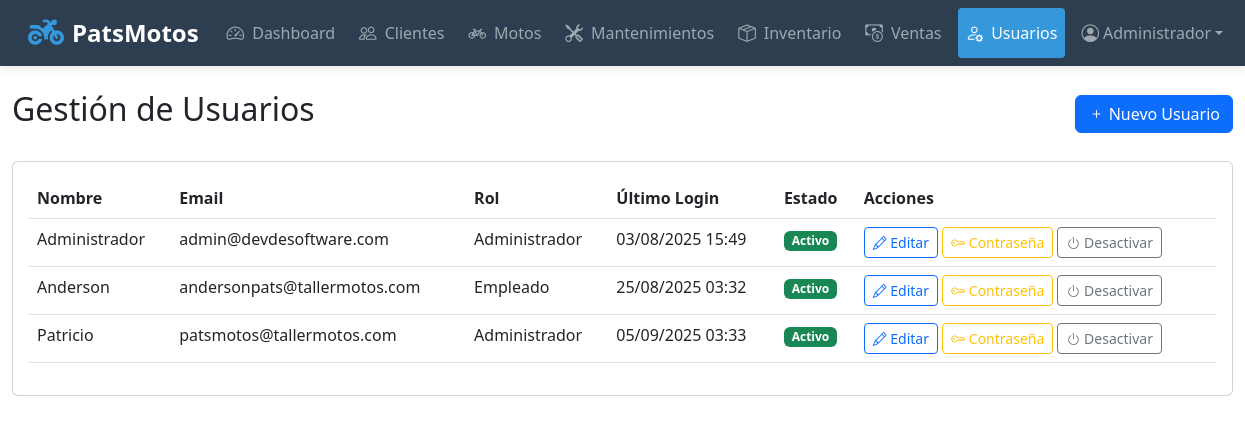
The page /usuarios.php (signed in) on the database its author committed.
### tables this page shows
CREATE TABLE `usuarios` (
  `id` int(11) NOT NULL,
  `nombre` varchar(100) NOT NULL,
  `email` varchar(100) NOT NULL,
  `password` varchar(255) NOT NULL,
  `rol` enum('administrador','empleado') NOT NULL,
  `fecha_registro` timestamp NULL DEFAULT current_timestamp(),
  `ultimo_login` timestamp NULL DEFAULT NULL,
  `activo` tinyint(1) DEFAULT 1
);

### usuarios.php (the view, shortened to what this page needs)
<?php
require_once 'config.php';
$stmt = $conn->query("SELECT id, nombre, email, rol, activo, ultimo_login FROM usuarios ORDER BY nombre");
$usuarios = $stmt->fetchAll(PDO::FETCH_ASSOC);
?>
<!DOCTYPE html>
<html lang="es">
<head>
    <link href="https://cdn.jsdelivr.net/npm/bootstrap@5.3.0/dist/css/bootstrap.min.css" rel="stylesheet">
    <link href="https://cdn.jsdelivr.net/npm/bootstrap-icons@1.10.0/font/bootstrap-icons.css" rel="stylesheet">
    <link href="https://cdnjs.cloudflare.com/ajax/libs/font-awesome/6.5.0/css/all.min.css" rel="stylesheet">
</head>
<body>
    <?php include 'navbar.php'; ?>
    <div class="container-fluid mt-4">
        <div class="d-flex justify-content-between align-items-center mb-4">
            <h2>Gestión de Usuarios</h2>
            <a href="register.php" class="btn btn-primary">
                <i class="bi bi-plus"></i> Nuevo Usuario
            </a>
        </div>
        <div class="card mb-4">
            <div class="card-body">
                <div class="table-responsive">
                    <table class="table table-hover">
                        <thead>
                            <tr>
                                <th>Nombre</th>
                                <th>Email</th>
                                <th>Rol</th>
                                <th>Último Login</th>
                                <th>Estado</th>
                                <th>Acciones</th>
                            </tr>
                        </thead>
                        <tbody>
                            <?php foreach ($usuarios as $usuario): ?>
                                <tr>
                                    <td><?php echo htmlspecialchars($usuario['nombre']); ?></td>
                                    <td><?php echo htmlspecialchars($usuario['email']); ?></td>
                                    <td><?php echo ucfirst($usuario['rol']); ?></td>
                                    <td>
                                        <?php if ($usuario['ultimo_login']): ?>
                                            <?php echo date('d/m/Y H:i', strtotime($usuario['ultimo_login'])); ?>
                                        <?php else: ?>
                                            <span class="text-muted">Nunca</span>
                                        <?php endif; ?>
                                    </td>
                                    <td>
                                        <span class="badge <?php echo $usuario['activo'] ? 'bg-success' : 'bg-secondary'; ?>">
                                            <?php echo $usuario['activo'] ? 'Activo' : 'Inactivo'; ?>
                                        </span>
                                    </td>
                                    <td>
                                        <button class="btn btn-sm btn-outline-primary" data-bs-toggle="modal" data-bs-target="#editarUsuarioModal"
                                                data-id="<?php echo $usuario['id']; ?>"
                                                data-nombre="<?php echo htmlspecialchars($usuario['nombre']); ?>"
                                                data-email="<?php echo htmlspecialchars($usuario['email']); ?>"
                                                data-rol="<?php echo $usuario['rol']; ?>"
                                                data-activo="<?php echo $usuario['activo']; ?>">
                                            <i class="bi bi-pencil"></i> Editar
                                        </button>
                                        <button class="btn btn-sm btn-outline-warning" data-bs-toggle="modal" data-bs-target="#cambiarPasswordModal"
                                                data-id="<?php echo $usuario['id']; ?>">
                                            <i class="bi bi-key"></i> Contraseña
                                        </button>
                                        <a href="usuarios.php?toggle_status=<?php echo $usuario['id']; ?>" class="btn btn-sm <?php echo $usuario['activo'] ? 'btn-outline-secondary' : 'btn-outline-success'; ?>">
                                            <i class="bi bi-power"></i> <?php echo $usuario['activo'] ? 'Desactivar' : 'Activar'; ?>
                                        </a>
                                    </td>
                                </tr>
                            <?php endforeach; ?>
                        </tbody>
                    </table>
                </div>
            </div>
        </div>
    </div>
</body>
</html>

### navbar.php (style rules this page uses)
:root { --navbar-bg: #2c3e50; --navbar-hover: #34495e; --primary-accent: #3498db; --badge-color: #e74c3c; }

### rows shown on the page
usuarios: nombre "Administrador", email "admin@devdesoftware.com", rol "Administrador", ultimo_login "03/08/2025 15:49", activo "Activo"
usuarios: nombre "Anderson", email "andersonpats@tallermotos.com", rol "Empleado", ultimo_login "25/08/2025 03:32", activo "Activo"
usuarios: nombre "Patricio", email "patsmotos@tallermotos.com", rol "Administrador", ultimo_login "05/09/2025 03:33", activo "Activo"

### other values the page prints
$item['title'] "Dashboard"
$item['title'] "Clientes"
$item['title'] "Motos"
$item['title'] "Mantenimientos"
$item['title'] "Inventario"
$item['title'] "Ventas"
$item['title'] "Usuarios"
$userName "Administrador"
